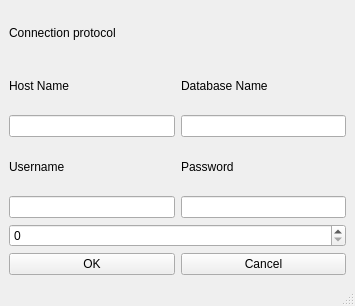
<?xml version="1.0" encoding="UTF-8"?>
<ui version="4.0">
 <class>MainWindow</class>
 <widget class="QMainWindow" name="MainWindow">
  <property name="geometry">
   <rect>
    <x>0</x>
    <y>0</y>
    <width>355</width>
    <height>306</height>
   </rect>
  </property>
  <property name="windowTitle">
   <string>MainWindow</string>
  </property>
  <widget class="QWidget" name="centralwidget">
   <layout class="QGridLayout" name="gridLayout_2">
    <item row="0" column="0">
     <layout class="QGridLayout" name="gridLayout">
      <item row="4" column="1">
       <widget class="QLineEdit" name="lineEdit_4">
        <property name="text">
         <string/>
        </property>
        <property name="echoMode">
         <enum>QLineEdit::Password</enum>
        </property>
       </widget>
      </item>
      <item row="0" column="0">
       <widget class="QLabel" name="label_5">
        <property name="text">
         <string>Сonnection protocol</string>
        </property>
       </widget>
      </item>
      <item row="1" column="1">
       <widget class="QLabel" name="label_2">
        <property name="text">
         <string>Database Name</string>
        </property>
       </widget>
      </item>
      <item row="1" column="0">
       <widget class="QLabel" name="label">
        <property name="text">
         <string>Host Name</string>
        </property>
       </widget>
      </item>
      <item row="2" column="1">
       <widget class="QLineEdit" name="lineEdit_2">
        <property name="text">
         <string/>
        </property>
       </widget>
      </item>
      <item row="2" column="0">
       <widget class="QLineEdit" name="lineEdit">
        <property name="text">
         <string/>
        </property>
       </widget>
      </item>
      <item row="9" column="1">
       <widget class="QPushButton" name="pushButton_2">
        <property name="text">
         <string>Cancel</string>
        </property>
       </widget>
      </item>
      <item row="9" column="0">
       <widget class="QPushButton" name="pushButton">
        <property name="text">
         <string>OK</string>
        </property>
       </widget>
      </item>
      <item row="3" column="1">
       <widget class="QLabel" name="label_4">
        <property name="text">
         <string>Password</string>
        </property>
       </widget>
      </item>
      <item row="4" column="0">
       <widget class="QLineEdit" name="lineEdit_3">
        <property name="text">
         <string/>
        </property>
       </widget>
      </item>
      <item row="3" column="0">
       <widget class="QLabel" name="label_3">
        <property name="text">
         <string>Username</string>
        </property>
       </widget>
      </item>
      <item row="5" column="0" colspan="2">
       <widget class="QSpinBox" name="spinBox"/>
      </item>
     </layout>
    </item>
   </layout>
  </widget>
  <widget class="QMenuBar" name="menubar">
   <property name="geometry">
    <rect>
     <x>0</x>
     <y>0</y>
     <width>355</width>
     <height>21</height>
    </rect>
   </property>
  </widget>
  <widget class="QStatusBar" name="statusbar"/>
 </widget>
 <resources/>
 <connections/>
</ui>
